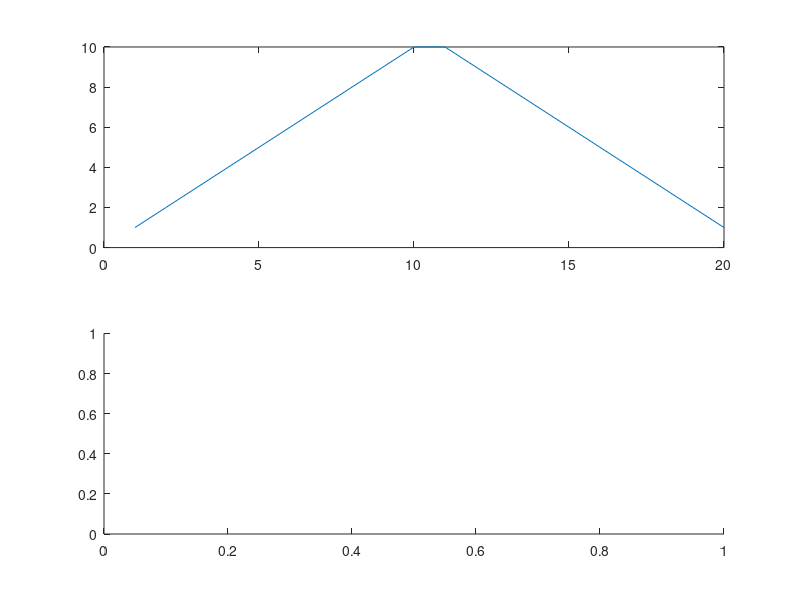

Source code (MATLAB): (Note: this script raises an error after producing the figure.)
% Testing growth rate function
XXX=[ linspace(1, 10, 10) linspace(10, 1, 10) ]
figure
subplot(2,1,1)
plot(XXX)
subplot(2,1,2)
plot(coin_growth_rate(3, XXX))

% inspecting subset of coin price
coindIdx = 3;
dates_sub = dates(1:365);
mcap_sub = mcap(coindIdx,1:365);
tvol_sub = tvol(coindIdx,1:365);
pric_sub = pric(coindIdx,1:365);
f = figure('name', 'market cap and trade volume');
subplot(3,1,1)
coin_plot(dates_sub, mcap_sub, 'Market Cap', cmap(coindIdx,:));

subplot(3,1,2)
coin_plot(dates_sub, tvol_sub, 'Trade Volume', cmap(coindIdx,:));

subplot(3,1,3)
coin_plot(dates_sub, pric_sub, 'Unit Price', cmap(coindIdx,:));

% Detect strange / invalid data and repair with value from previous coin
for i=1:length(labels)

  badData = find(mcap(i,:)<0);
  while (length(badData) > 0)
    mcap(i, badData) = mcap(i, badData-1);
    badData = find(mcap(i,:)<0);
  end

  badData = find(pric(i,:)<0);
  while (length(badData) > 0)
    pric(i, badData) = pric(i, badData-1);
    badData = find(pric(i,:)<0);
  end
end

plot(dates, mcap(i,:))
